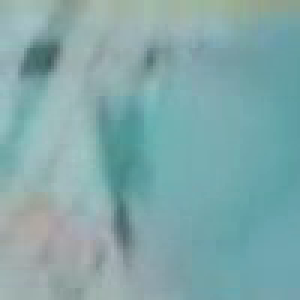
#> input picture frame 97 of videos/zoom_above_1.mp4, 100 x 100 px, given in place of zoom2.mp4, which was not available (shown 3 times larger)
$ python background_suppression.py
#> lines starting #> are read from the running program, lines starting #| are printed output that depends on the picture; after the words box and inside, x2 and y2 are one past the last pixel; in counts of white or black regions, pixels touching at a corner belong together; pictures that were not available may be replaced by others from this repository, and a replacement may not be noted
#> in background_suppression, frame is the input picture: shape (100, 100, 3); mean B, G, R 169.7, 168.2, 129.9
import cv2


def corriger_reflet(img, threshold, inpaintradius) :

    # Thresholding
#> called with threshold = 180, inpaintradius = 20
    mask = cv2.threshold(cv2.cvtColor(img, cv2.COLOR_BGR2GRAY ), threshold, 255, cv2.THRESH_BINARY)[1]
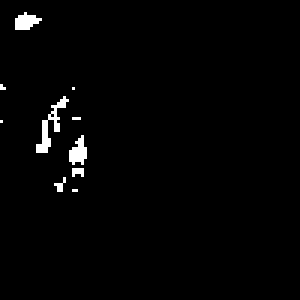
#> mask: shape (100, 100) (shown 3 times larger); 1.6% white in thin lines or dots, all inside (x1, y1, x2, y2) = (0, 4, 29, 64)

    # Closing
    kernel = cv2.getStructuringElement(cv2.MORPH_ELLIPSE, (7,7))
    mask = cv2.morphologyEx(mask, cv2.MORPH_CLOSE, kernel, iterations=1)
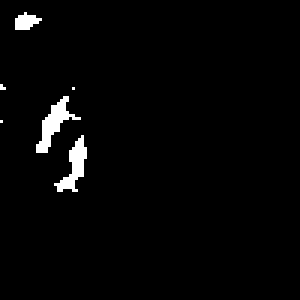
#> mask: shape (100, 100) (shown 3 times larger); 2.2% white; 6 white regions (3 under 20 px), largest, box (x1, y1, x2, y2) and area: (12, 32, 27, 51) 96, (18, 45, 29, 64) 85, (5, 4, 14, 10) 35
    kernel = cv2.getStructuringElement(cv2.MORPH_ELLIPSE, (3,3))
    mask = cv2.morphologyEx(mask, cv2.MORPH_OPEN, kernel, iterations=1)
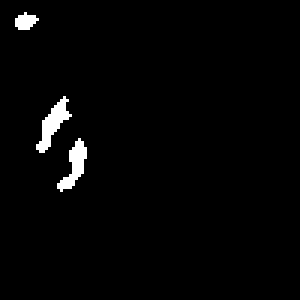
#> mask: shape (100, 100) (shown 3 times larger); 2% white; 3 white regions, box (x1, y1, x2, y2) and area: (12, 32, 24, 51) 87, (19, 46, 29, 64) 77, (5, 4, 13, 10) 32

    # Inpainting
    result = cv2.inpaint(img, mask, inpaintradius, cv2.INPAINT_TELEA)

    # return the corrected image
    return result


def background_suppression(videopath, dist) :
    cap = cv2.VideoCapture(videopath)
    width = int(cap.get(cv2.CAP_PROP_FRAME_WIDTH))  # float `width`
    height = int(cap.get(cv2.CAP_PROP_FRAME_HEIGHT))
    fourcc = cv2.VideoWriter_fourcc(*'XVID')
    fps = cap.get(cv2.CAP_PROP_FPS)
    out = cv2.VideoWriter('background_suppression.avi', fourcc, fps, (int(width),  int(height)),isColor=False)
    length = int(cap.get(cv2.CAP_PROP_FRAME_COUNT))
    backSub = cv2.createBackgroundSubtractorMOG2(history =length,varThreshold = dist)

    kernel = cv2.getStructuringElement(cv2.MORPH_ELLIPSE,(3,3))

    while(True):
        # Capture frame-by-frame
        ret, frame = cap.read()
        num_frame = cap.get(cv2.CAP_PROP_POS_FRAMES)
        print(str(num_frame)+' sur '+str(length))


        if ret :
            frame = corriger_reflet(frame, 180,20) #si on veut corriger les reflets
            #update the background model
            fgMask = backSub.apply(frame)
#> fgMask: shape (100, 100); every value is 127
            fgMask = cv2.morphologyEx(fgMask, cv2.MORPH_CLOSE, kernel)

            #write the output
            out.write(fgMask)

        else :
            break

    cap.release()
    out.release()
    cv2.destroyAllWindows()


videopath = 'zoom2.mp4'
dist = 100

background_suppression(videopath, dist)

$ run again, starting later in the video
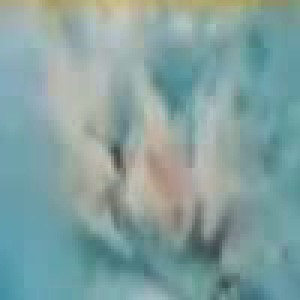
#> input picture frame 436 of videos/zoom_above_1.mp4, 100 x 100 px, given in place of zoom2.mp4, which was not available (shown 3 times larger)
#> in background_suppression, frame is the input picture: shape (100, 100, 3); mean B, G, R 159, 160.5, 132.1
#> in corriger_reflet, `mask = cv2.threshold(cv2.cvtColor(img, cv2.COLOR_BGR2GRAY ), threshold..`:
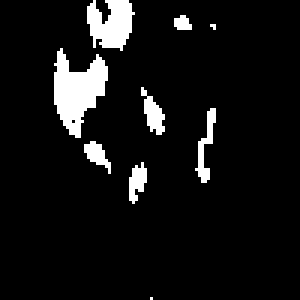
#> mask: shape (100, 100) (shown 3 times larger); 7.5% white; 9 white regions (2 under 20 px), largest, box (x1, y1, x2, y2) and area: (18, 16, 36, 46) 306, (29, 0, 45, 17) 189, (65, 36, 72, 61) 67
#> in corriger_reflet, `result = cv2.inpaint(img, mask, inpaintradius, cv2.INPAINT_TELEA)`:
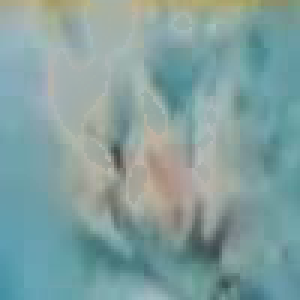
#> result: shape (100, 100, 3) (shown 3 times larger); mean B, G, R 158.2, 159.5, 130.6
#> fgMask: shape (100, 100); every value is 127

$ run again, starting later in the video
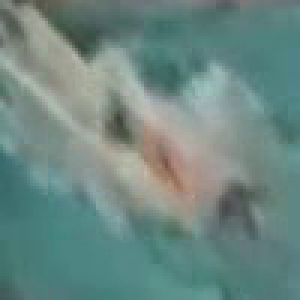
#> input picture frame 776 of videos/zoom_above_1.mp4, 100 x 100 px, given in place of zoom2.mp4, which was not available (shown 3 times larger)
#> in background_suppression, frame is the input picture: shape (100, 100, 3); mean B, G, R 130, 135.7, 108.9
#> in corriger_reflet, `mask = cv2.threshold(cv2.cvtColor(img, cv2.COLOR_BGR2GRAY ), threshold..`:
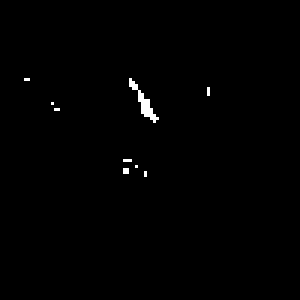
#> mask: shape (100, 100) (shown 3 times larger); 0.57% white in thin lines or dots, all inside (x1, y1, x2, y2) = (8, 26, 70, 59)
#> in corriger_reflet, `mask = cv2.morphologyEx(mask, cv2.MORPH_OPEN, kernel, iterations=1)`:
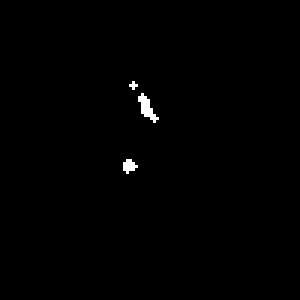
#> mask: shape (100, 100) (shown 3 times larger); 0.51% white in thin lines or dots, all inside (x1, y1, x2, y2) = (41, 27, 53, 58)
#> fgMask: shape (100, 100); every value is 127
